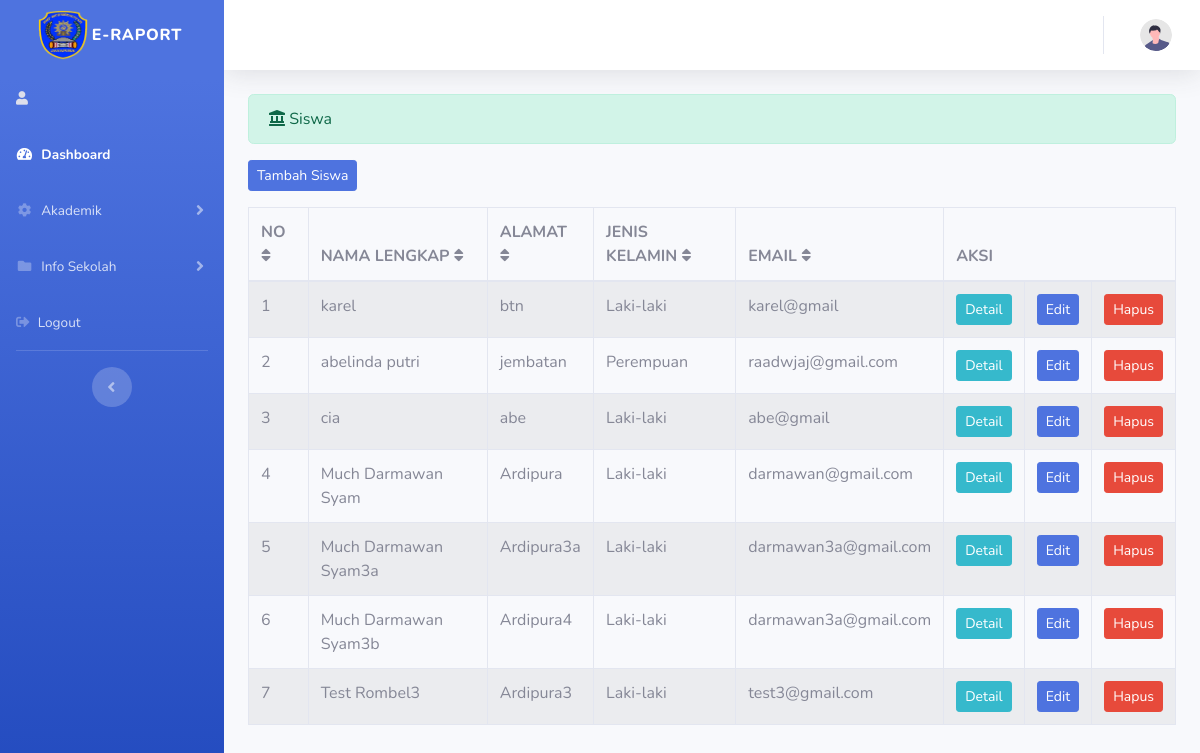
/index.php/administrator/siswa, run on the app's committed database.
### tables this page shows
CREATE TABLE `siswa` (
  `nis` bigint(50) NOT NULL,
  `nama_siswa` varchar(100) NOT NULL,
  `alamat` text NOT NULL,
  `jenis_kelamin` enum('Laki-laki','Perempuan') DEFAULT NULL,
  `tgl_lahir` date DEFAULT NULL,
  `tempat_lahir` text NOT NULL,
  `email` varchar(100) NOT NULL,
  `agama` varchar(100) DEFAULT NULL,
  `nama_ayah` varchar(100) DEFAULT NULL,
  `pekerjaan_ayah` varchar(100) DEFAULT NULL,
  `nama_ibu` varchar(100) DEFAULT NULL,
  `pekerjaan_ibu` varchar(100) DEFAULT NULL,
  `foto` varchar(255) DEFAULT NULL,
  `no_telp` varchar(15) NOT NULL,
  `idu` bigint(100) NOT NULL,
  `status` enum('aktif','nonaktif','keluar','pindah','alumni') DEFAULT NULL
);

### application/controllers/administrator/siswa.php (called while the page is built, shortened)
<?php
class Siswa extends CI_Controller {
    public function index() {
        $data['siswa'] = $this->siswa_model->get_siswa();
        $this->load->view('templates_administrator/header');
        $this->load->view('templates_administrator/sidebar');
        $this->load->view('administrator/siswa', $data);
        $this->load->view('templates_administrator/footer');
    }
}
?>

### index.php (called while the page is built, shortened)
<?php
require_once BASEPATH.'core/CodeIgniter.php';

### application/models/siswa_model.php (called while the page is built, shortened)
<?php
class Siswa_model extends CI_Model {
    public function get_siswa() {
        return $this->db->get('siswa')->result();
    }
}
?>

### application/views/administrator/siswa.php (the view, shortened to what this page needs)
<div class="container-fluid">
    <div class="alert alert-success" role="alert">
        <i class="fas fa-landmark"></i> Siswa
    </div>
    <?php echo anchor('administrator/siswa/tambah_siswa', '<button class="btn btn-sm btn-primary mb-3">Tambah Siswa</button>') ?>
    <table id="siswa_table" class="table table-bordered table-striped table-hover">
        <thead>
            <tr>
                <th class="sort" data-sort="no">NO <span class="sort-icon"><i class="fas fa-sort"></i></span></th>
                <th class="sort" data-sort="nama_siswa">NAMA LENGKAP <span class="sort-icon"><i class="fas fa-sort"></i></span></th>
                <th class="sort" data-sort="alamat">ALAMAT <span class="sort-icon"><i class="fas fa-sort"></i></span></th>
                <th class="sort" data-sort="jenis_kelamin">JENIS KELAMIN <span class="sort-icon"><i class="fas fa-sort"></i></span></th>
                <th class="sort" data-sort="email">EMAIL <span class="sort-icon"><i class="fas fa-sort"></i></span></th>
                <th colspan="3">AKSI</th>
            </tr>
        </thead>
        <tbody class="list">
            <?php if(empty($siswa)): ?>
                <tr>
                    <td colspan="8" class="text-center">Belum ada siswa.</td>
                </tr>
            <?php else: ?>
                <?php $no = 1; foreach($siswa as $sis) : ?>
                    <tr>
                        <td><?php echo $no++ ?></td>
                        <td><?php echo $sis->nama_siswa ?></td>
                        <td><?php echo $sis->alamat ?></td>
                        <td><?php echo $sis->jenis_kelamin ?></td>
                        <td><?php echo $sis->email ?></td>
                        <td><?php echo anchor('administrator/siswa/detail/'.$sis->nis, 'Detail', array('class' => 'btn btn-info btn-sm')); ?></td>
                        <td><?php echo anchor('administrator/siswa/update/'.$sis->nis, 'Edit', array('class' => 'btn btn-primary btn-sm')); ?></td>
                        <td><?php echo anchor('administrator/siswa/delete/'.$sis->nis, 'Hapus', array('class' => 'btn btn-danger btn-sm')); ?></td>
                    </tr>
                <?php endforeach; ?>
            <?php endif; ?>
        </tbody>
    </table>
</div>

### data on the page
siswa: nama_siswa "karel", alamat "btn", jenis_kelamin "Laki-laki", email "karel@gmail", nis "Detail", nis "Edit", nis "Hapus"
siswa: nama_siswa "abelinda putri", alamat "jembatan", jenis_kelamin "Perempuan", email "raadwjaj@gmail.com", nis "Detail", nis "Edit", nis "Hapus"
siswa: nama_siswa "cia", alamat "abe", jenis_kelamin "Laki-laki", email "abe@gmail", nis "Detail", nis "Edit", nis "Hapus"
siswa: nama_siswa "Much Darmawan Syam", alamat "Ardipura", jenis_kelamin "Laki-laki", email "darmawan@gmail.com", nis "Detail", nis "Edit", nis "Hapus"
siswa: nama_siswa "Much Darmawan Syam3a", alamat "Ardipura3a", jenis_kelamin "Laki-laki", email "darmawan3a@gmail.com", nis "Detail", nis "Edit", nis "Hapus"
siswa: nama_siswa "Much Darmawan Syam3b", alamat "Ardipura4", jenis_kelamin "Laki-laki", email "darmawan3a@gmail.com", nis "Detail", nis "Edit", nis "Hapus"
siswa: nama_siswa "Test Rombel3", alamat "Ardipura3", jenis_kelamin "Laki-laki", email "test3@gmail.com", nis "Detail", nis "Edit", nis "Hapus"
